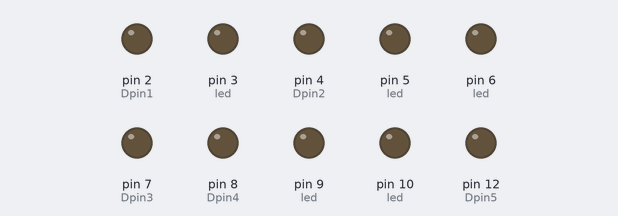
Recording of a sketch running on a simulated Arduino Uno, built with avr-gcc and run on an emulated ATmega328P. Shown: output pins drawn as LEDs (lit = HIGH).

Above: at 1.1 s.
At 5.75 s:
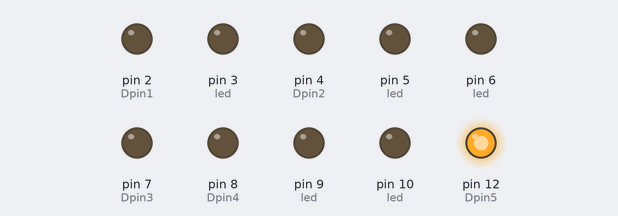
At 10.45 s:
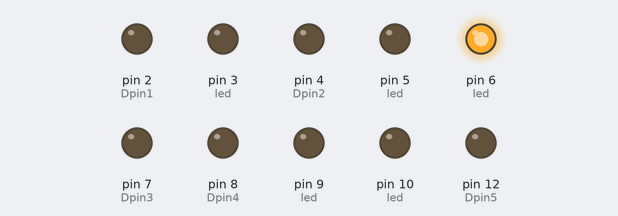
At 19.8 s:
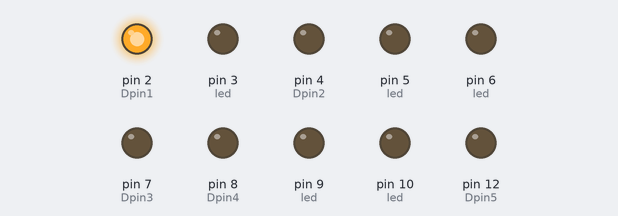
At 29.15 s:
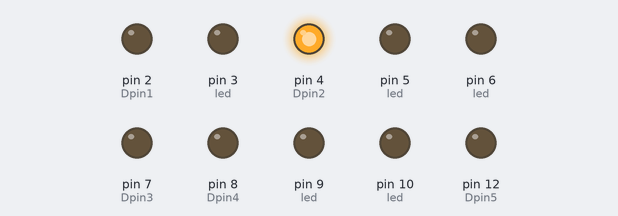
At 38.45 s:
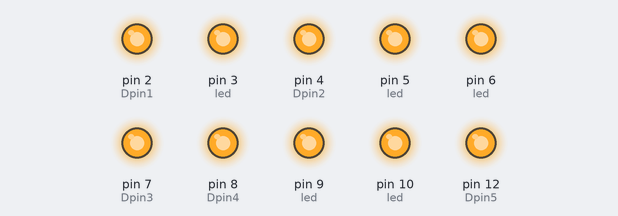
Timing chart, 0 to 40.0 s (numbered marks = the images above):
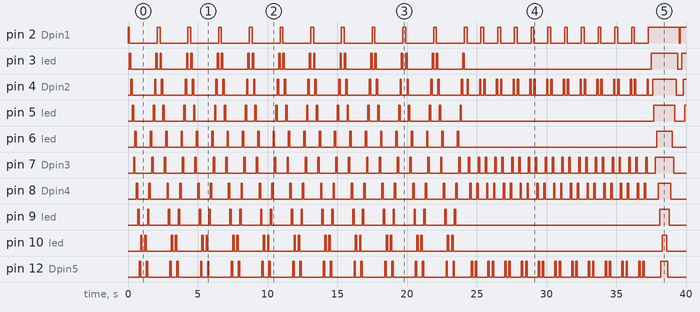

The sketch:

ledpat.1.1.ino
```cpp
int Dpin1 = 2;
int PWM1  = 3;
int Dpin2  = 4;
int PWM2  = 5;
int Dpin3 = 7;
int PWM3  = 6;
int Dpin4 = 8;
int PWM4  = 9;
int Dpin5 = 12;
int PWM5  = 10;


int t = 100;
int led[] = {Dpin1,PWM1,Dpin2,PWM2,Dpin3,PWM3,Dpin4,PWM4,Dpin5,PWM5};
int turn = 10;

void setup() {
  for(int i = 0; i <= 10; i++){
    pinMode(led[i],OUTPUT);
  }

}

void loop() {
   for(int i = 0; i<=turn; i++){
      pat1();
   }
   for(int i = 0; i<=turn; i++){
      pat2();
   }
   for(int i = 0; i<=turn; i++){
      pat3();
   }
   for(int i = 0; i<=turn; i++){
      pat4();
   }
}

void pat1(){
  for(int i = 0; i <= 10; i++){
    digitalWrite(led[i],HIGH);
    delay(t);
    digitalWrite(led[i],LOW);
  }
  for(int i = 10; i >= 0; i--){
    digitalWrite(led[i],HIGH);
    delay(t);
    digitalWrite(led[i],LOW);
  }
}
void pat2(){
  for(int i = 0; i<=10; i=i+2){
    digitalWrite(led[i],HIGH);
    delay(t);
    digitalWrite(led[i],LOW);
  }
  for(int i = 10; i>=0; i=i-2){
    digitalWrite(led[i],HIGH);
    delay(t);
    digitalWrite(led[i],LOW);
  }
}
void pat3(){
  for(int i = 0; i <= 10; i++){
    digitalWrite(led[i],HIGH);
    delay(t);
  }
  for(int i = 10; i >= 0; i--){
    digitalWrite(led[i],LOW);
    delay(t);
  }
}
void pat4(){
  for(int i = 0; i <= 4; i++){
    digitalWrite(led[i],HIGH);
  }
  delay(500);
  for(int i = 0; i <= 4; i++){
    digitalWrite(led[i],LOW);
  }


  for(int i = 5; i <= 10; i++){
    digitalWrite(led[i],HIGH);
  }
  delay(500);
  for(int i = 5; i <= 10; i++){
    digitalWrite(led[i],LOW);
  }

}
```

Measured:
- by itself, pin 3 (led): LOW → HIGH at 0.10 s, → LOW 0.10 s later, → HIGH 1.8 s later, → LOW 0.10 s later, … (47 changes in this stretch)
- by itself, pin 4 (Dpin2): LOW → HIGH at 0.20 s, → LOW 0.10 s later, → HIGH 1.6 s later, → LOW 0.10 s later, … (91 changes in this stretch)
- by itself, pin 5 (led): LOW → HIGH at 0.30 s, → LOW 0.10 s later, → HIGH 1.4 s later, → LOW 0.10 s later, … (47 changes in this stretch)
- by itself, pin 6 (led): goes 21 × (HIGH 0.10 s, LOW 1.0 s), HIGH 0.10 s, LOW 14.2 s, HIGH 1.1 s, then LOW
- by itself, pin 7 (Dpin3): LOW → HIGH at 0.40 s, → LOW 0.10 s later, → HIGH 1.2 s later, → LOW 0.10 s later, … (90 changes in this stretch)
- by itself, pin 8 (Dpin4): LOW → HIGH at 0.60 s, → LOW 0.10 s later, → HIGH 0.80 s later, → LOW 0.10 s later, … (90 changes in this stretch)
- by itself, pin 9 (led): LOW → HIGH at 0.70 s, → LOW 0.10 s later, → HIGH 0.60 s later, → LOW 0.10 s later, … (46 changes in this stretch)
- by itself, pin 10 (led): LOW → HIGH at 0.90 s, → LOW 0.10 s later, → HIGH 0.20 s later, → LOW 0.10 s later, … (46 changes in this stretch)
